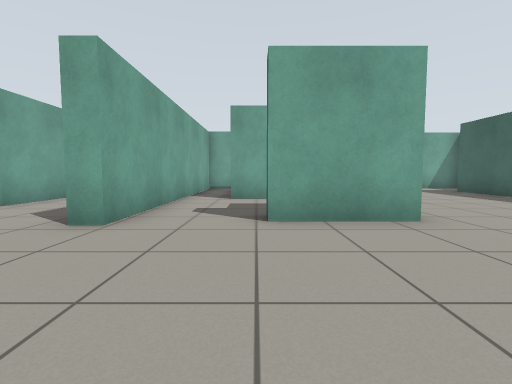
[1] (above)

17 first-person views from a walk through a Gazebo world. The camera is 0.72 m above the floor, tilts 4° down and sees 85° across. Floor lines are 1 m apart. The floor is counted in squares, 1 m on a side. Each view is taken from the middle of a square. On the plan, view 1 faces up. The plan holds only what a view shows up to about 10 squares ahead; the rest is blank.

[2]
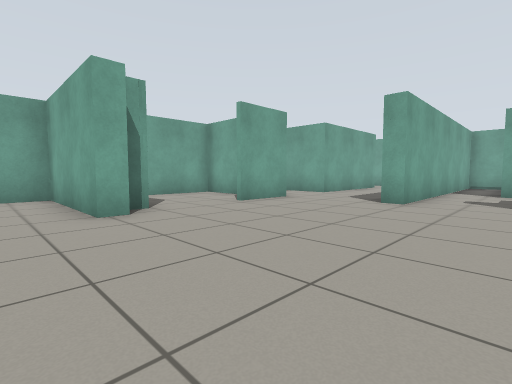

[3]
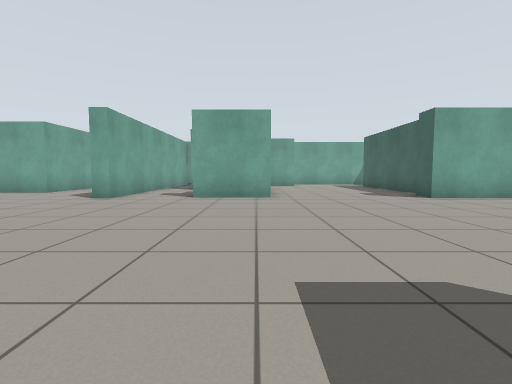

[4]
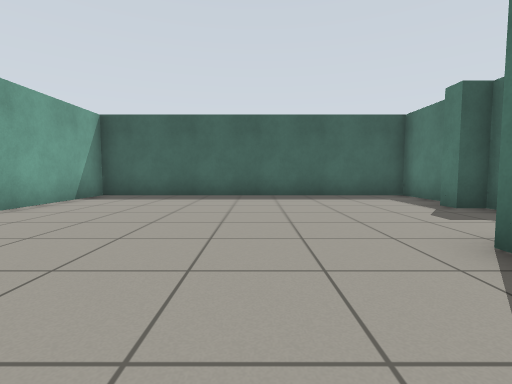

[5]
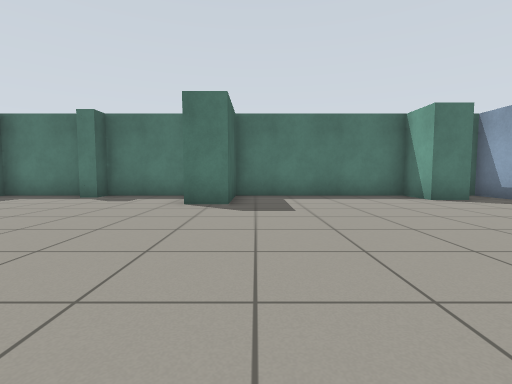

[6]
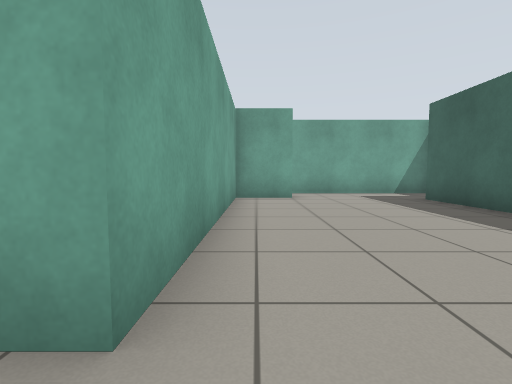

[7]
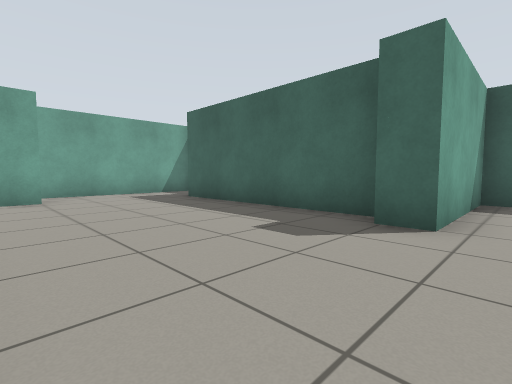

[8]
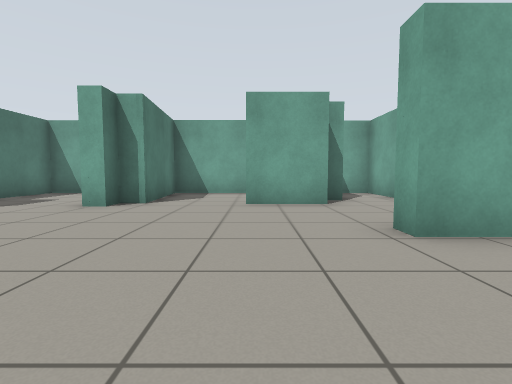

[9]
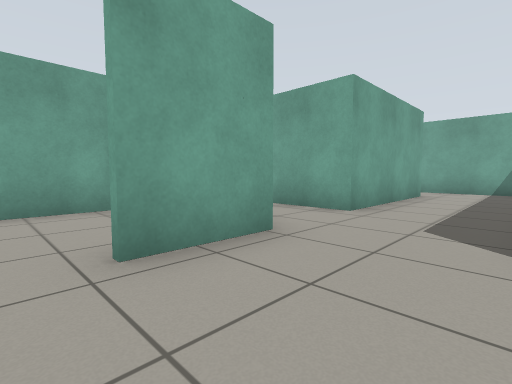

[10]
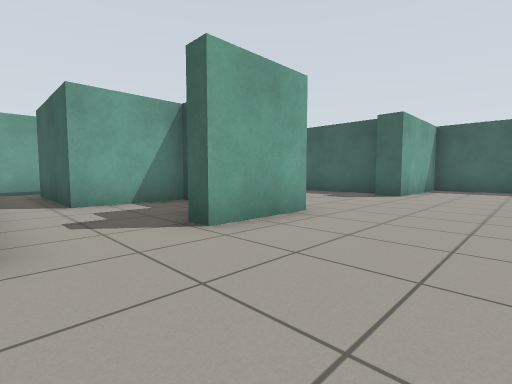

[11]
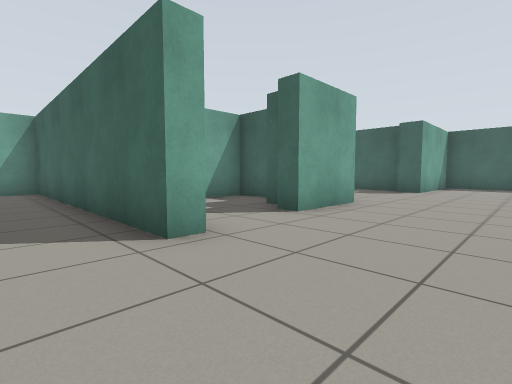

[12]
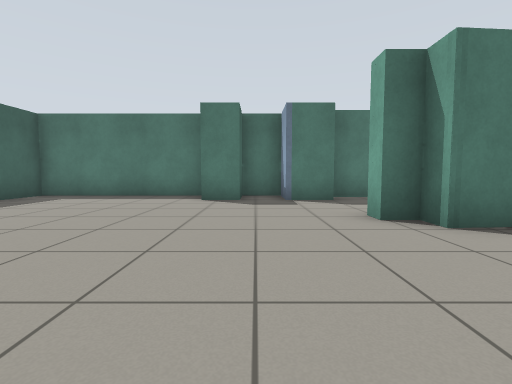

[13]
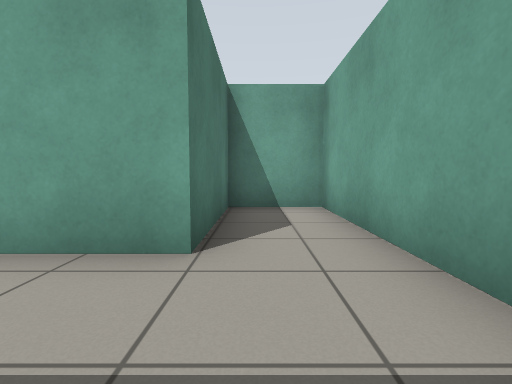

[14]
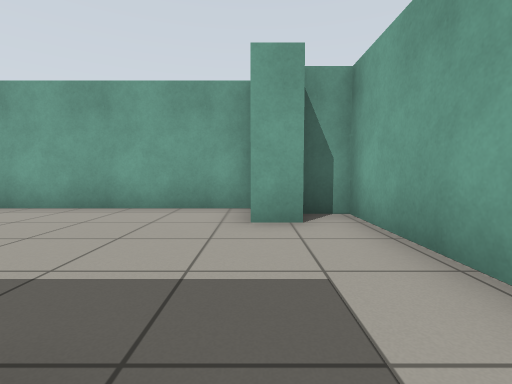

[15]
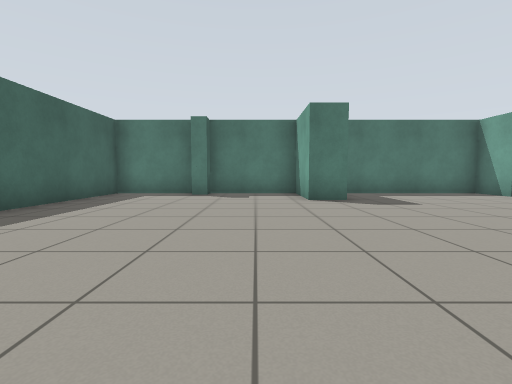

[16]
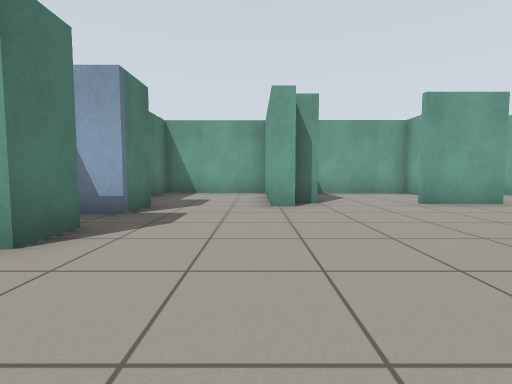

[17]
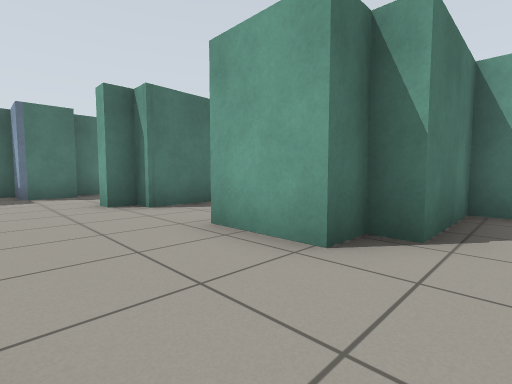

### Floor plan
Points are (right, up) in squares from view 1. A wall is a line through its corners. A room is listed if a view was taken in it or the views show most of it. See-through windows are left out.
Room 1 (views 1, 2, 3, 4, 5, 6, 7, 8, 9, 10, 11, 12, 13, 14, 15, 16, 17)
walls: (0.8, 5) (0.8, 5.5); (1.9, 6.4) (1.9, 7.6) (-0.7, 7.6); (-2.1, 7.5) (-2.1, 3.8) (-2.6, 3.8) (-2.6, 12.4) (-8.7, 12.4) (-8.7, 10.4) (-5.3, 10.4) (-5.3, 5.9) (-8.7, 5.9) (-8.7, 4.2) (-6.2, 4.2) (-6.2, 3.6) (-5.3, 3.6) (-5.3, 1.7); (7.5, 4.8) (7.5, 10.5); (-7, 3.1) (-8.7, 3.1) (-8.7, -0.8) (-5.3, -0.6) (-5.3, -1.2) (-4.9, -1.2) (-4.9, -1.7) (-8.7, -1.7) (-8.7, -5.1) (-5.1, -5.1); (-5.1, -4.3) (-3.8, -4.3) (-3.8, -5.6) (-2.6, -5.6) (-2.6, -4.3) (-1.6, -4.3) (-1.6, -5.6) (3.6, -5.6) (3.6, -3.3) (4.6, -3.3) (4.6, -5.6) (7.5, -5.6) (7.5, -5.1) (8.1, -5.1); (4, 11.7) (4, 10.9) (2.4, 10.9) (2.4, 4.1) (0.2, 4.1) (0.2, 4.6); (8.1, -5.6) (10.8, -5.6) (10.8, 3.8) (6.9, 3.8) (6.9, 4.6); (8.9, 12.6) (3.2, 12.6) (3.2, 11.7)
ways out: opening at (-1, 8)

Where each view was taken, in squares from view 1:
view 1: 0 up, 0 right, facing up
view 2: 3 down, 0 right, facing up-left
view 3: 4 down, 2 right, facing up
view 4: 1 down, 2 right, facing right
view 5: 3 up, 3 right, facing down
view 6: 3 up, 3 right, facing up
view 7: 3 up, 3 right, facing up-right
view 8: 2 up, 1 right, facing left
view 9: 1 up, 3 left, facing up-left
view 10: 1 up, 2 left, facing up-right
view 11: 1 up, 4 left, facing up-right
view 12: 3 up, 3 left, facing down
view 13: 11 up, 3 left, facing left
view 14: 11 up, 8 right, facing left
view 15: 4 up, 6 right, facing down
view 16: 2 down, 1 right, facing left
view 17: 5 up, 3 left, facing down-left
